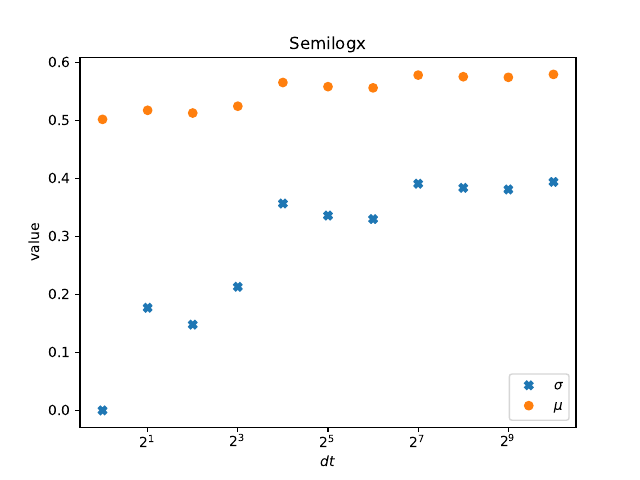

Reproduce this figure in Python.
from HW06_2019_10_21.p1a import geom_brownian
import numpy as np
import matplotlib.pyplot as plt


def sigma_mu_est(k, gbm, N):
    dt = 1 / 2 ** k
    step = int(N * dt)
    s_coarse = gbm[::step]
    r_arr = np.diff(np.log(s_coarse))
    r_mean = np.mean(r_arr)
    if len(r_arr) > 1:
        sigma_r = np.std(r_arr, ddof=1)
    else:
        sigma_r = 0
    sigma_est = sigma_r / np.sqrt(dt)
    mu_est = r_mean / dt + sigma_est ** 2 / 2
    return sigma_est, mu_est


sme_v = np.vectorize(sigma_mu_est, excluded=['gbm'])

if __name__ == '__main__':
    k = 10
    N = 2 ** k
    mu = 0.2
    sigma = 0.4
    seed = 1
    gbm = geom_brownian(N=N + 1, mu=mu, sigma=sigma, seed=seed)

    sigma_mu = sme_v(np.array(range(k + 1)), gbm=gbm, N=N)

    plt.semilogx(2 ** np.arange(k + 1), sigma_mu[0], 'X', label='$\sigma$', basex=2)
    plt.semilogx(2 ** np.arange(k + 1), sigma_mu[1], 'o', label='$\mu$', basex=2)
    plt.xlabel('$dt$')
    plt.ylabel('value')
    plt.title('Semilogx')
    plt.legend()
    # plt.savefig('p1a.pdf')
    plt.show()

    """
    sigma converges to the correct estimation; mu does not.
    """
